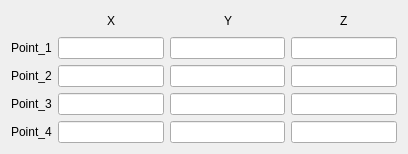
<?xml version="1.0" encoding="UTF-8"?>
<ui version="4.0">
 <class>Form</class>
 <widget class="QWidget" name="Form">
  <property name="geometry">
   <rect>
    <x>0</x>
    <y>0</y>
    <width>408</width>
    <height>144</height>
   </rect>
  </property>
  <property name="windowTitle">
   <string>Form</string>
  </property>
  <layout class="QVBoxLayout" name="verticalLayout">
   <item>
    <layout class="QGridLayout" name="gridLayout">
     <item row="4" column="0">
      <widget class="QLabel" name="label_4">
       <property name="text">
        <string>Point_4</string>
       </property>
      </widget>
     </item>
     <item row="1" column="1" colspan="3">
      <widget class="QLineEdit" name="lineEdit_point1x"/>
     </item>
     <item row="0" column="9">
      <widget class="QLabel" name="label_z2">
       <property name="text">
        <string>Z</string>
       </property>
      </widget>
     </item>
     <item row="2" column="4" colspan="4">
      <widget class="QLineEdit" name="lineEdit_point2y"/>
     </item>
     <item row="1" column="0">
      <widget class="QLabel" name="label">
       <property name="text">
        <string>Point_1</string>
       </property>
      </widget>
     </item>
     <item row="2" column="0">
      <widget class="QLabel" name="label_2">
       <property name="text">
        <string>Point_2</string>
       </property>
      </widget>
     </item>
     <item row="2" column="1" colspan="3">
      <widget class="QLineEdit" name="lineEdit_point2x"/>
     </item>
     <item row="0" column="2">
      <widget class="QLabel" name="label_x2">
       <property name="text">
        <string>X</string>
       </property>
      </widget>
     </item>
     <item row="0" column="7">
      <spacer name="horizontalSpacer_4">
       <property name="orientation">
        <enum>Qt::Horizontal</enum>
       </property>
       <property name="sizeHint" stdset="0">
        <size>
         <width>40</width>
         <height>20</height>
        </size>
       </property>
      </spacer>
     </item>
     <item row="0" column="4">
      <spacer name="horizontalSpacer_3">
       <property name="orientation">
        <enum>Qt::Horizontal</enum>
       </property>
       <property name="sizeHint" stdset="0">
        <size>
         <width>40</width>
         <height>20</height>
        </size>
       </property>
      </spacer>
     </item>
     <item row="0" column="1">
      <spacer name="horizontalSpacer">
       <property name="orientation">
        <enum>Qt::Horizontal</enum>
       </property>
       <property name="sizeHint" stdset="0">
        <size>
         <width>40</width>
         <height>20</height>
        </size>
       </property>
      </spacer>
     </item>
     <item row="0" column="8">
      <spacer name="horizontalSpacer_5">
       <property name="orientation">
        <enum>Qt::Horizontal</enum>
       </property>
       <property name="sizeHint" stdset="0">
        <size>
         <width>40</width>
         <height>20</height>
        </size>
       </property>
      </spacer>
     </item>
     <item row="1" column="4" colspan="4">
      <widget class="QLineEdit" name="lineEdit_point1y"/>
     </item>
     <item row="1" column="8" colspan="3">
      <widget class="QLineEdit" name="lineEdit_point1z"/>
     </item>
     <item row="2" column="8" colspan="3">
      <widget class="QLineEdit" name="lineEdit_point2z"/>
     </item>
     <item row="0" column="3">
      <spacer name="horizontalSpacer_2">
       <property name="orientation">
        <enum>Qt::Horizontal</enum>
       </property>
       <property name="sizeHint" stdset="0">
        <size>
         <width>40</width>
         <height>20</height>
        </size>
       </property>
      </spacer>
     </item>
     <item row="0" column="10">
      <spacer name="horizontalSpacer_6">
       <property name="orientation">
        <enum>Qt::Horizontal</enum>
       </property>
       <property name="sizeHint" stdset="0">
        <size>
         <width>40</width>
         <height>20</height>
        </size>
       </property>
      </spacer>
     </item>
     <item row="3" column="0">
      <widget class="QLabel" name="label_3">
       <property name="text">
        <string>Point_3</string>
       </property>
      </widget>
     </item>
     <item row="3" column="1" colspan="3">
      <widget class="QLineEdit" name="lineEdit_point3x"/>
     </item>
     <item row="3" column="4" colspan="4">
      <widget class="QLineEdit" name="lineEdit_point3y"/>
     </item>
     <item row="4" column="1" colspan="3">
      <widget class="QLineEdit" name="lineEdit_point4x"/>
     </item>
     <item row="4" column="4" colspan="4">
      <widget class="QLineEdit" name="lineEdit_point4y"/>
     </item>
     <item row="3" column="8" colspan="3">
      <widget class="QLineEdit" name="lineEdit_point3z"/>
     </item>
     <item row="4" column="8" colspan="3">
      <widget class="QLineEdit" name="lineEdit_point4z"/>
     </item>
     <item row="0" column="5" colspan="2">
      <widget class="QLabel" name="label_y2">
       <property name="text">
        <string>Y</string>
       </property>
      </widget>
     </item>
    </layout>
   </item>
  </layout>
 </widget>
 <tabstops>
  <tabstop>lineEdit_point1x</tabstop>
  <tabstop>lineEdit_point1y</tabstop>
  <tabstop>lineEdit_point1z</tabstop>
  <tabstop>lineEdit_point2x</tabstop>
  <tabstop>lineEdit_point2y</tabstop>
  <tabstop>lineEdit_point2z</tabstop>
  <tabstop>lineEdit_point3x</tabstop>
  <tabstop>lineEdit_point3y</tabstop>
  <tabstop>lineEdit_point3z</tabstop>
  <tabstop>lineEdit_point4x</tabstop>
  <tabstop>lineEdit_point4y</tabstop>
  <tabstop>lineEdit_point4z</tabstop>
 </tabstops>
 <resources/>
 <connections/>
</ui>
